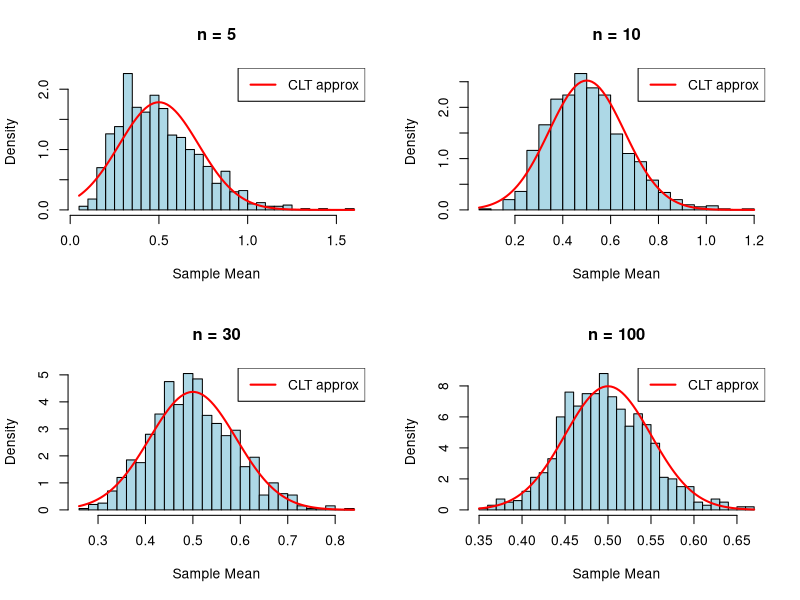
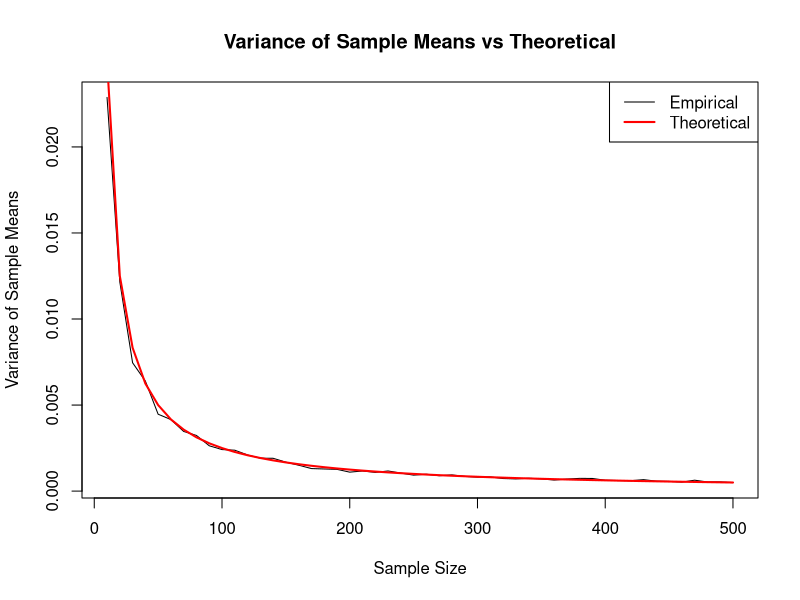
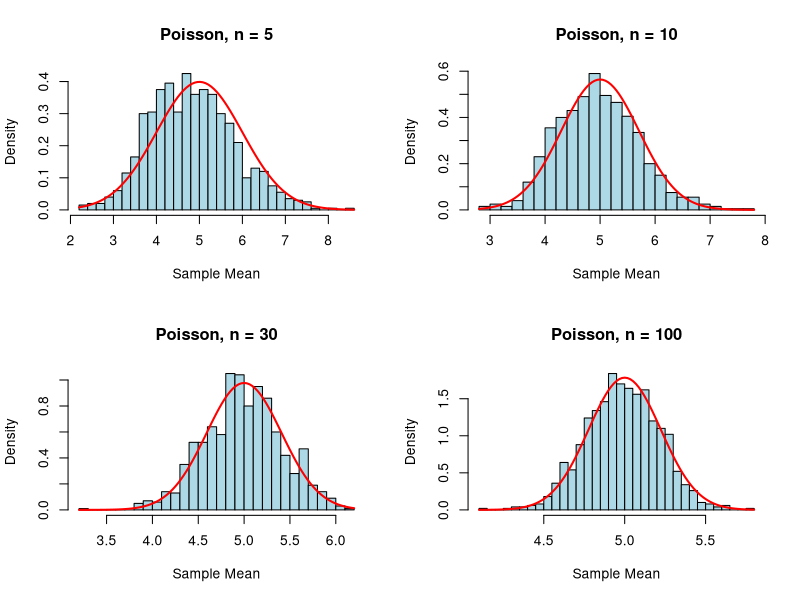
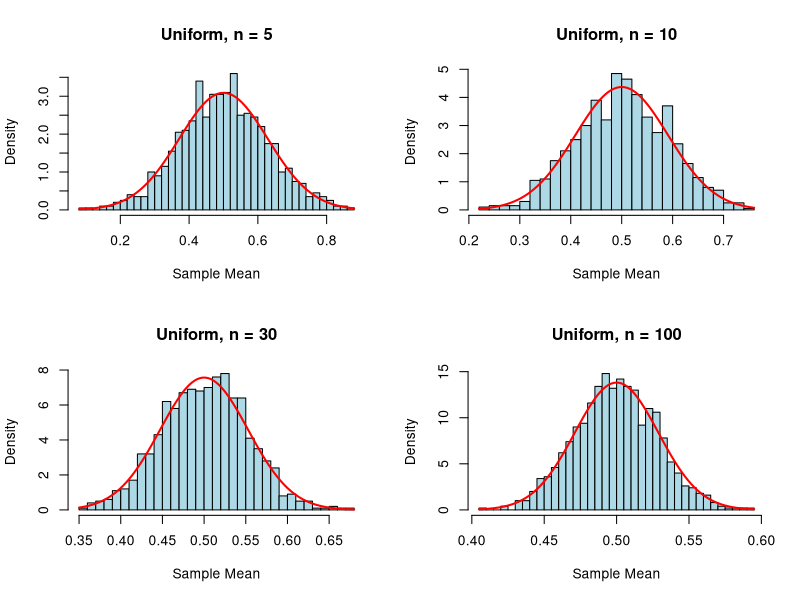
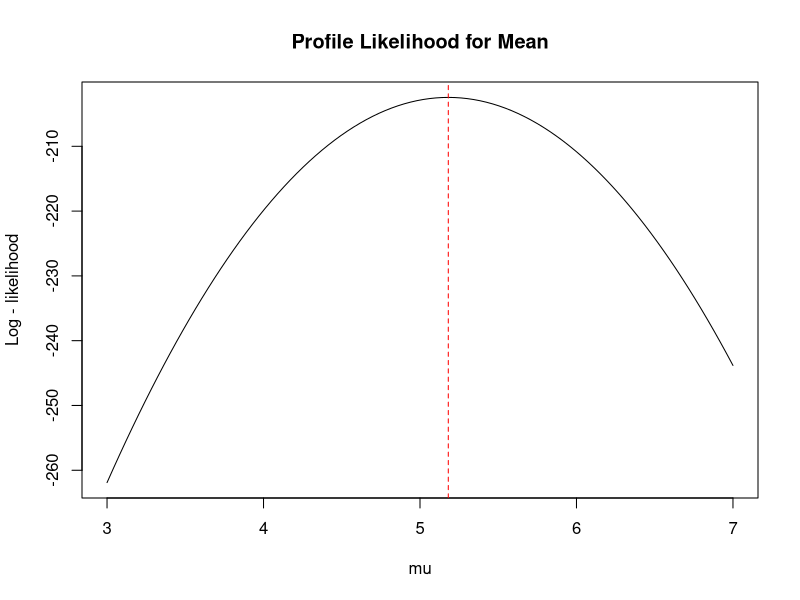
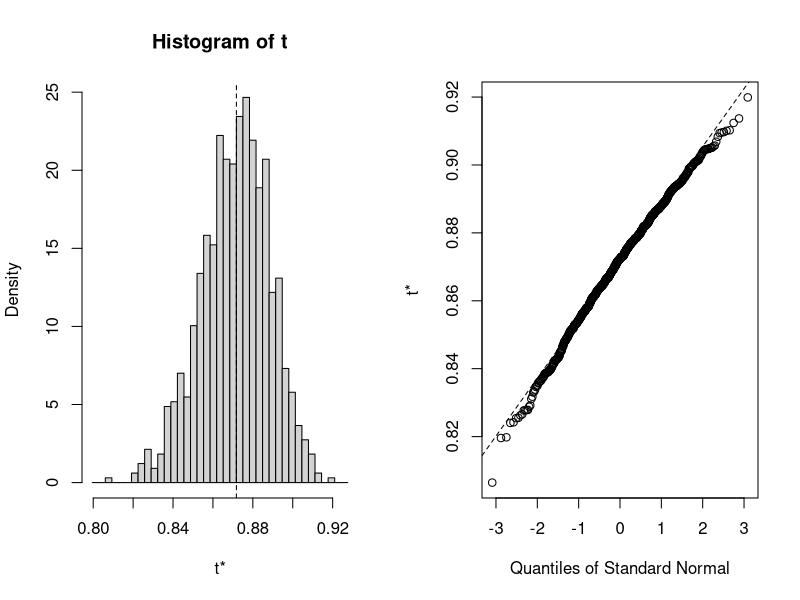
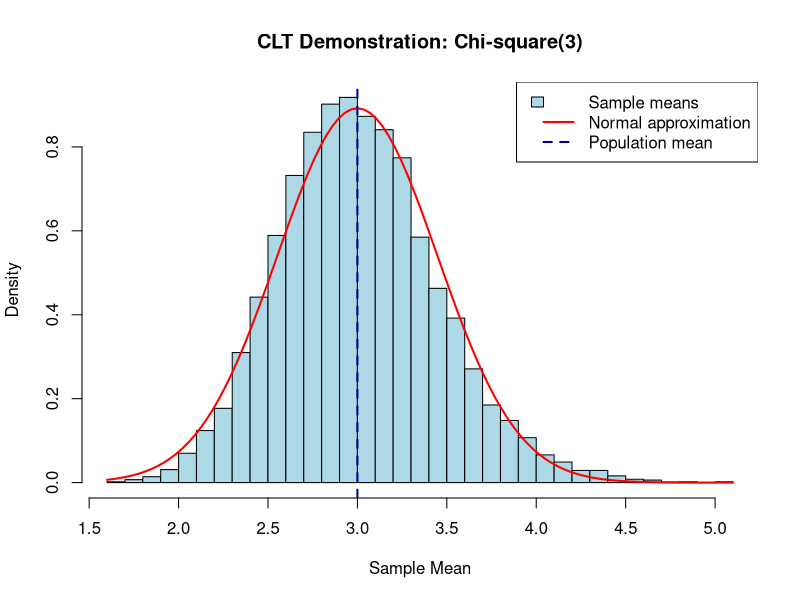

Recreate these plots in R, in order.
library(ggplot2)

# CLT Simulation for Exponential Distribution
set.seed(123)

lambda <- 2 # Rate parameter
n_sims <- 1000
sample_sizes <- c(5, 10, 30, 100)

# Function to compute sample means
compute_sample_means <- function (n, n_sims, lambda) {
  replicate(n_sims, mean(rexp(n, rate = lambda)))
}

# Run simulations
par(mfrow = c(2, 2))

for (n in sample_sizes) {
  means <- compute_sample_means (n, n_sims, lambda)
  hist(means, probability = TRUE,
       main = paste("n =", n),
       xlab = "Sample Mean",
       breaks = 30,
       col = "lightblue")

     # Theoretical Normal approximation
 mu <- 1/lambda
 sigma <- 1/lambda
 curve(dnorm(x, mean = mu , sd = sigma/sqrt(n)),
       add = TRUE, col = "red", lwd = 2)

 legend ("topright", legend = "CLT approx",
         col = "red", lwd = 2)
}

# Reset layout
par(mfrow = c(1, 1))

# Compute variance of sample means vs theoretical
n_values <- seq(10, 500, by = 10)
var_means <- sapply(n_values, function(n) {
  means <- compute_sample_means(n, 500, lambda)
  var(means)
})

theoretical_var <- (1/lambda^2) / n_values

# Plot comparison
plot(n_values, var_means, type = "l",
      xlab = "Sample Size", ylab = "Variance of Sample Means",
      main = "Variance of Sample Means vs Theoretical")
lines(n_values, theoretical_var , col = "red", lwd = 2)
legend("topright", legend = c("Empirical", "Theoretical"),
        col = c("black", "red"), lwd = c(1, 2))

########################################################
#Exercise 2: CLT for Different Distributions
#Goal: Test the CLT for non-Normal distribution
# CLT for Poisson distribution
lambda_pois <- 5
sample_sizes <- c(5, 10, 30, 100)

par(mfrow = c(2, 2))

for (n in sample_sizes) {
  means <- replicate(1000, mean(rpois(n, lambda = lambda_pois)))
  hist(means, probability = TRUE,
       main = paste ("Poisson, n =", n),
       xlab = "Sample Mean",
       breaks = 30,
       col = "lightblue")

  # Theoretical approximation
  curve(dnorm(x, mean = lambda_pois,
                sd = sqrt(lambda_pois/n)),
       add = TRUE, col = "red", lwd = 2)
}

par(mfrow = c(1, 1))

# CLT for Uniform distribution
par(mfrow = c(2, 2))

for (n in sample_sizes) {
  means <- replicate (1000, mean(runif(n, min = 0, max = 1)))
   hist(means, probability = TRUE,
          main = paste("Uniform, n =", n),
          xlab = "Sample Mean",
          breaks = 30,
          col = "lightblue")

  curve(dnorm(x, mean = 0.5,
                 sd = sqrt(1/12/n)),
         add = TRUE, col = "red", lwd = 2)
}

par(mfrow = c(1, 1))

#########################################################################
# Exercise 3: Maximum Likelihood Estimation
# MLE for Normal mean (known variance)
set.seed (123)
x <- rnorm(100, mean = 5, sd = 2)

# MLE is the sample mean
mle_mean <- mean(x)
cat("MLE for mean:", mle_mean, "\n")

# MLE for Normal mean and variance
mle_sd <- sqrt(mean((x - mean(x))^2))
cat("MLE for sd(biased):", mle_sd, "\n")

# Compare to unbiased estimator
unbiased_sd <- sd(x)
cat("Unbiased sd:", unbiased_sd, "\n")

# Profile likelihood for mean
mu_vals <- seq(3, 7, length.out = 100)
log_lik <- sapply (mu_vals, function(mu) {
  sum(dnorm(x, mean = mu, sd = 2, log = TRUE))
})

# Plot log - likelihood
plot(mu_vals, log_lik, type = "l",
     xlab = "mu", ylab = "Log - likelihood",
     main = "Profile Likelihood for Mean")
abline(v = mle_mean, col = "red", lty = 2)

#What is the role of the sapply command? Use the command line in R to find
#help typing: “?sapply”

##########################################################
#Exercise 4: Bootstrap
#Goal: Use the bootstrap to estimate confidence intervals
library(boot)

# Load data
data(iris)

# Bootstrap for correlation
boot_cor <- function (data, indices) {
  d <- data [indices, ]
  cor(d$ Sepal.Length, d$ Petal.Length)
}

# Run bootstrap
boot_out <- boot(iris, boot_cor, R = 1000)

# Results
boot_out
plot(boot_out)

# Confidence intervals
boot.ci(boot_out, type = "perc")
boot.ci(boot_out, type = "basic")
boot.ci(boot_out, type = "bca")

# Bootstrap for median
boot_median <- function(data, indices) {
  median(data[indices])
}

boot_out_median <- boot(iris$Sepal.Length, boot_median, R = 1000)
boot.ci(boot_out_median, type = "perc")

######################################################################
#Exercise 5: Comparison of Estimators
#Goal: Compare different estimators for Normal parameters
# Compare estimators for variance
n_sims <- 1000
n <- 30

estimates <- replicate(n_sims, {
  x <- rnorm(n, mean = 0, sd = 2)
  mle_var <- mean((x - mean (x))^2)
  unbiased_var <- var(x)
  c(mle_var, unbiased_var)
})

# Compare bias
mle_bias <- mean(estimates[1, ]) - 4
unbiased_bias <- mean(estimates[2, ]) - 4

cat("MLE bias:", mle_bias, "\n")
cat("Unbiased bias:", unbiased_bias, "\n")

# Compare MSE
mle_mse <- mean((estimates[1, ] - 4) ^2)
unbiased_mse <- mean((estimates[2, ] - 4) ^2)

cat("MLE MSE :", mle_mse, "\n")
cat ("Unbiased MSE :", unbiased_mse, "\n")

#########################################3
#exercício 6: challenge problems
#6.1. Demonstrate the CLT for the Chi-square distribution.
set.seed(123)

# Parameters
df <- 3          # Degrees of freedom
n <- 30          # Sample size
B <- 10000       # Number of samples

# Generate sample means
sample_means <- replicate(B, mean(rchisq(n, df = df)))

# Theoretical mean and standard error
mu <- df
se <- sqrt(2 * df / n)

# Histogram of sample means
hist(sample_means,
     probability = TRUE,
     breaks = 40,
     col = "lightblue",
     main = "CLT Demonstration: Chi-square(3)",
     xlab = "Sample Mean")

# Add the theoretical normal distribution
curve(dnorm(x, mean = mu, sd = se),
      add = TRUE,
      col = "red",
      lwd = 2)

# Add theoretical mean
abline(v = mu, col = "darkblue", lwd = 2, lty = 2)

legend("topright",
       legend = c("Sample means", "Normal approximation", "Population mean"),
       fill = c("lightblue", NA, NA),
       border = c("black", NA, NA),
       col = c(NA, "red", "darkblue"),
       lwd = c(NA, 2, 2),
       lty = c(NA, 1, 2))

#6.2. Compare bootstrap confidence intervals to asymptotic confidence interval
set.seed(123)

# Example data
data <- rnorm(50, mean = 10, sd = 2)


# Asymptotic confidence interval
n <- length(data)
mean_data <- mean(data)
se <- sd(data) / sqrt(n)

# 95% CI using the normal approximation
asymptotic_CI <- c(
  mean_data - 1.96 * se,
  mean_data + 1.96 * se
)


#Bootstrap confidence interval
B <- 10000

bootstrap_means <- replicate(
  B,
  mean(sample(data, size = n, replace = TRUE))
)

# Percentile bootstrap 95% CI
bootstrap_CI <- quantile(
  bootstrap_means,
  probs = c(0.025, 0.975)
)

# Display results
cat("Sample mean:", mean_data, "\n\n")

cat("Asymptotic 95% CI:",
    asymptotic_CI[1], "to", asymptotic_CI[2], "\n")

cat("Bootstrap 95% CI:",
    bootstrap_CI[1], "to", bootstrap_CI[2], "\n")

#6.3. Compute the MLE for a Gamma distribution using numerical optimization.
set.seed(123)

# Generate example data from Gamma(shape = 3, rate = 2)
x <- rgamma(100, shape = 3, rate = 2)

# Negative log-likelihood function
neg_log_likelihood <- function(par, x) {
  
  shape <- par[1]
  rate  <- par[2]
  
  # Parameters must be positive
  if (shape <= 0 || rate <= 0) {
    return(Inf)
  }
  
  # Negative log-likelihood
  -sum(dgamma(x,
              shape = shape,
              rate = rate,
              log = TRUE))
}

# Numerical optimization
mle <- optim(
  par = c(shape = 1, rate = 1),
  fn = neg_log_likelihood,
  x = x,
  method = "L-BFGS-B",
  lower = c(0.0001, 0.0001)
)

# MLE estimates
mle$par
